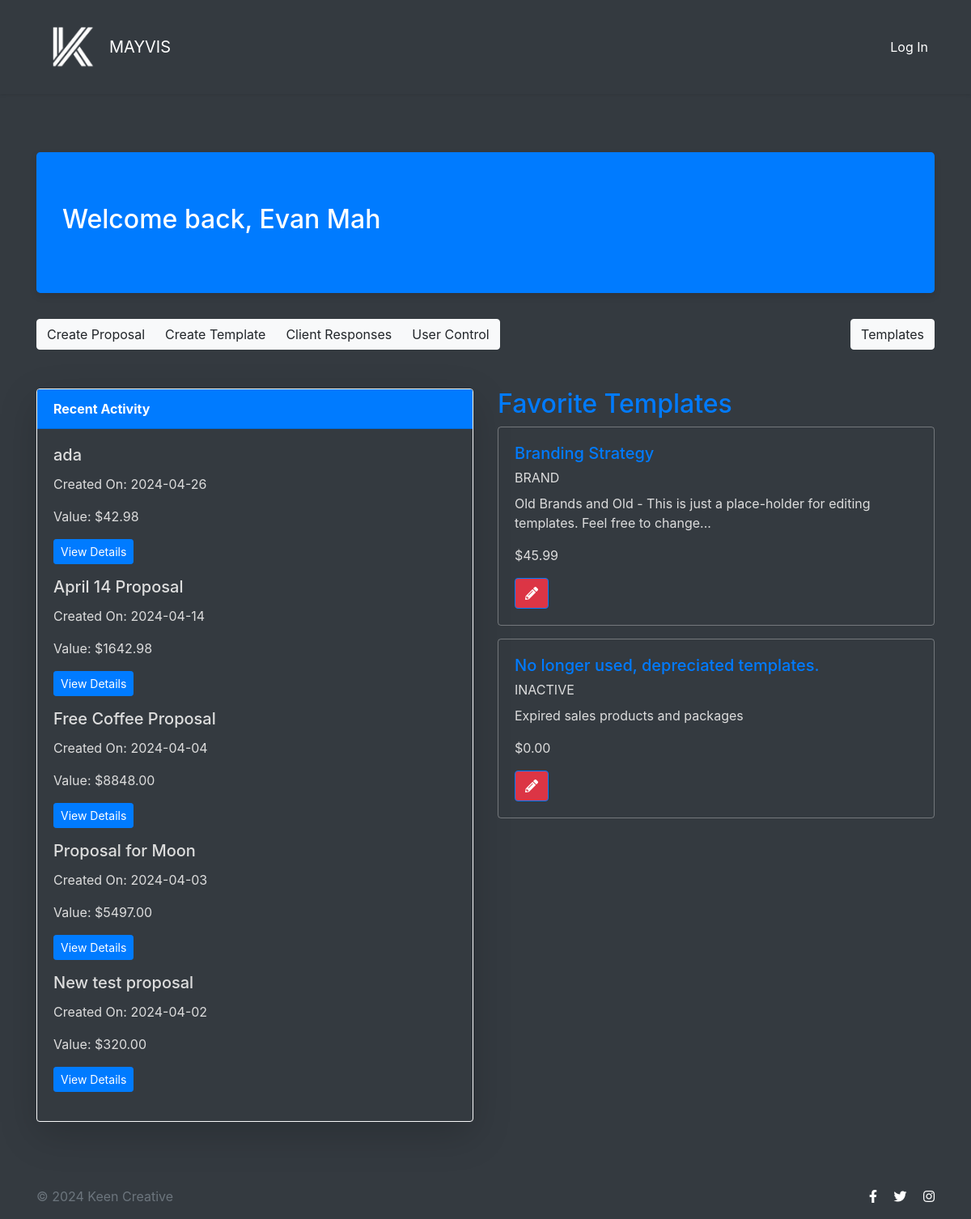
/employee-dashboard.php (signed in), run on the app's committed database.
### tables this page shows
CREATE TABLE `employees` (
  `employee_id` int(11) NOT NULL,
  `employee_first_name` text NOT NULL,
  `employee_last_name` text NOT NULL,
  `user_id` int(11) NOT NULL
);

CREATE TABLE `proposals` (
  `proposal_id` int(11) NOT NULL,
  `creation_date` date NOT NULL,
  `proposal_title` text NOT NULL,
  `proposal_letter` text NOT NULL,
  `employee_id` int(11) DEFAULT NULL,
  `client_id` int(11) DEFAULT NULL,
  `contact_id` int(11) DEFAULT NULL,
  `status` tinyint(1) DEFAULT 1,
  `approval_date` date DEFAULT NULL,
  `client_response` text DEFAULT NULL,
  `signature` text DEFAULT NULL,
  `value` decimal(12,2) DEFAULT NULL,
  `employee_creator` text DEFAULT NULL,
  `seen` tinyint(1) DEFAULT 0,
  `sent_status` int(2) NOT NULL DEFAULT 0,
  `second_sig` int(11) NOT NULL DEFAULT 0 COMMENT '0: no sig, 1: needs another, 3: has both'
);

CREATE TABLE `favourites` (
  `favourite_id` int(11) NOT NULL,
  `user_id` int(11) NOT NULL,
  `deliverable_id` int(11) NOT NULL
);

CREATE TABLE `deliverables` (
  `deliverable_id` int(11) NOT NULL,
  `title` text NOT NULL,
  `description` text NOT NULL,
  `price` decimal(10,2) DEFAULT NULL,
  `category` text NOT NULL,
  `updated_date` date DEFAULT NULL,
  `visible` tinyint(1) NOT NULL DEFAULT 1
);

### employee-dashboard.php (the view, shortened to what this page needs)
<?php
include 'includes/header-new.php';
include 'connect.php';
$user_id = $_SESSION['user_id'];
$sql = "SELECT employee_first_name, employee_last_name FROM employees WHERE user_id = ?";
$stmt = $conn->prepare($sql);
$stmt->bind_param("i", $user_id);
$stmt->execute();
$result = $stmt->get_result();
if ($result->num_rows > 0) {
    $row = $result->fetch_assoc();
    $user_name = $row['employee_first_name'] . " " . $row['employee_last_name'];
} else {
    $user_name = "Employee";
}
$favoritesQuery = "SELECT f.deliverable_id, d.category, d.title, d.description, d.price
FROM favourites AS f
JOIN deliverables AS d ON f.deliverable_id = d.deliverable_id
WHERE f.user_id = $user_id";
$favoritesResult = $conn->query($favoritesQuery);
$recentActivityQuery = "SELECT proposal_id, proposal_title AS title, creation_date, value
FROM proposals
WHERE employee_id = $user_id OR client_id = $user_id
ORDER BY creation_date DESC LIMIT 5";
$recentActivityResult = $conn->query($recentActivityQuery);
function shortenText($text, $maxChars = 100)
{
    if (strlen($text) <= $maxChars) {
        return $text;
    }
    $cutOffText = substr($text, 0, $maxChars);
    $lastSpace = strrpos($cutOffText, ' ');
    return $lastSpace === false ? $cutOffText . "..." : substr($cutOffText, 0, $lastSpace) . "...";
}
?>
<!DOCTYPE html>
<html lang="en">
<head>
    <link rel="stylesheet" href="https://stackpath.bootstrapcdn.com/bootstrap/4.5.2/css/bootstrap.min.css">
    <link rel="stylesheet" href="https://cdnjs.cloudflare.com/ajax/libs/font-awesome/5.15.3/css/all.min.css">
</head>
<body>
    <div class="container mt-5">
        <div class="jumbotron bg-primary text-white" style="box-shadow: 0px 4px 10px rgba(0, 0, 0, 0.1);">
            <div class="row align-items-center">
                <div class="col-md-8">
                    <h2>Welcome back, <?php echo htmlspecialchars($user_name); ?></h2>
                </div>
            </div>
        </div>
        <div class="row">
            <div class="col-md-8">
                <div class="btn-group" role="group" aria-label="Dashboard buttons">
                    <a href="proposal-creation.php" class="btn btn-light">Create Proposal</a>
                    <a href="create-template.php" class="btn btn-light">Create Template</a>
                    <a href="your-proposals.php" class="btn btn-light">Client Responses</a>
                    <a href="employee-usercontrol.php" class="btn btn-light">User Control</a>
                </div>
            </div>
            <div class="col-md-4 text-right">
                <a href="templates.php" class="btn btn-light">Templates</a>
            </div>
        </div>
        <div class="row mt-5">
            <div class="col-md-6">
                <div class="card bg-transparent border-light mb-3 shadow-lg">
                    <div class="card-header bg-primary text-white font-weight-bold">Recent Activity</div>
                    <div class="card-body text-light">
                        <?php if ($recentActivityResult->num_rows > 0) : ?>
                            <?php while ($row = $recentActivityResult->fetch_assoc()) : ?>
                                <div class="mb-3">
                                    <h5 class="card-title"><?php echo htmlspecialchars($row['title']); ?></h5>
                                    <p class="card-text">Created On: <?php echo htmlspecialchars($row['creation_date']); ?></p>
                                    <p class="card-text">Value: $<?php echo htmlspecialchars($row['value']); ?></p>
                                    <a href="proposal-details.php?proposal_id=<?php echo $row['proposal_id']; ?>" class="btn btn-primary btn-sm">View Details</a>
                                </div>
                            <?php endwhile; ?>
                        <?php else : ?>
                            <p class="card-text">No recent activity found.</p>
                        <?php endif; ?>
                    </div>
                </div>
            </div>
            <div class="col-md-6">
                <h2 class="text-primary">Favorite Templates</h2>
                <div id="favorite-templates">
                    <?php if ($favoritesResult->num_rows > 0) : ?>
                        <?php while ($row = $favoritesResult->fetch_assoc()) : ?>
                            <div class="card bg-transparent text-light mb-3">
                                <div class="card-body">
                                    <h5 class="card-title">
                                        <a href="update-template.php?deliverable_id=<?php echo $row['deliverable_id']; ?>">
                                            <?php echo htmlspecialchars($row['title']); ?>
                                        </a>
                                    </h5>
                                    <p class="card-subtitle mb-2"><?php echo htmlspecialchars($row['category']); ?></p>
                                    <p class="card-text"><?php echo strip_tags(shortenText($row['description'])); ?></p>
                                    <p class="card-text">$<?php echo htmlspecialchars($row['price']); ?></p>
                                    <form method="POST" action="delete-fav-template.php" onsubmit="return confirm('Are you sure you want to delete this template?');">
                                        <button type="submit" class="btn btn-danger" data-toggle="tooltip" data-placement="top" title="Delete">
                                            <i class="fas fa-pencil-alt"></i>
                                        </button>
                                    </form>
                                </div>
                            </div>
                        <?php endwhile; ?>
                    <?php else : ?>
                        <p>No favorite templates found.</p>
                    <?php endif; ?>
                </div>
            </div>
        </div>
    </div>
    <?php include 'includes/footer.php'; ?>
</body>
</html>

### includes/header-new.php (shortened to what this page needs)
<!DOCTYPE html>
<html lang="en" data-bs-theme="dark">
<head>
    <link rel="stylesheet" href="https://stackpath.bootstrapcdn.com/bootstrap/4.5.2/css/bootstrap.min.css">
    <link rel="stylesheet" href="https://cdnjs.cloudflare.com/ajax/libs/font-awesome/5.15.3/css/all.min.css">
</head>
<body class="bg-dark text-light">
    <header class="position-relative mb-4">
        <nav class="navbar navbar-expand-lg sticky-top shadow-sm">
            <div class="container">
                <a href="<?php
                            if (isset($_SESSION['user_login_status'])) {
                                if ($_SESSION['user_status'] == 0) {
                                    echo BASE_URL . "/client-dashboard.php";
                                } else {
                                    echo BASE_URL . "/employee-dashboard.php";
                                }
                            } else {
                                echo BASE_URL . "/index.php";
                            }
                            ?>" class="navbar-brand d-flex align-items-center fw-bold text-white">
                    <img src="<?php echo BASE_URL ?>/resources/keen-transparent.png" alt="Keen Logo" width="90" height="90">
                    MAYVIS
                </a>
                <div class="collapse justify-content-end navbar-collapse" id="navbarSupportedContent">
                    <ul class="navbar-nav me-auto mb-2 mb-lg-0 align-items-center">
                        <?php if (isset($_SESSION['user_login_status'])) : ?>
                            <?php
                            if ($_SESSION['user_status'] == 0) : ?>
                                <li class="nav-item"><a href="<?php echo BASE_URL ?>/client-dashboard.php" class="nav-link text-white">Dashboard</a></li>
                                <li class="nav-item me-4"><a href="<?php echo BASE_URL ?>/client-proposals.php" class="nav-link text-white">My Proposals</a></li>
                            <?php else : ?>
                                <li class="nav-item"><a href="<?php echo BASE_URL ?>/proposals.php" class="nav-link text-white">Proposals</a></li>
                                <li class="nav-item me-4"><a href="<?php echo BASE_URL ?>/templates.php" class="nav-link text-white">Templates</a></li>
                            <?php endif; ?>
                            <li class="nav-item dropdown">
                                <a class="nav-link dropdown-toggle text-white" href="#" role="button" data-toggle="dropdown" aria-haspopup="true" aria-expanded="false"><img src=<?php
                                    if (isset($_SESSION['profile_pic_filename'])) {
                                        echo "./images/thumbs-square-small/" . $_SESSION['profile_pic_filename'];
                                    } else {
                                        if (isset($_SESSION['first_name']) && isset($_SESSION['last_name'])) {
                                            echo "https://ui-avatars.com/api/?name=" . $_SESSION['first_name'] . "+" . $_SESSION['last_name'];
                                        } else {
                                            echo "https://ui-avatars.com/api/?size=48";
                                        }
                                    } ?> alt="Profile Picture" class="rounded-circle" height="48" width="48"></a>
                                <div class="dropdown-menu">
                                    <a class="dropdown-item" href="<?php echo BASE_URL ?>/profile.php">My Profile</a>
                                    <a class="dropdown-item" href="<?php echo BASE_URL ?>/login/index.php?logout">Log
                                        Out</a>
                                </div>
                            </li>
                        <?php else : ?>
                            <li><a href="<?php echo BASE_URL ?>/login/index.php" class="nav-link text-white">Log In</a>
                            </li>
                        <?php endif; ?>
                    </ul>
                </div>
            </div>
        </nav>
    </header>

### includes/footer.php (shortened to what this page needs)
<footer class="footer mt-5 py-3 bg-dark">
    <div class="container">
        <div class="row">
            <div class="col-md-6 text-left">
                <span class="text-muted">&copy; 2024 Keen Creative</span>
            </div>
            <div class="col-md-6 text-right">
                <a href="https://www.facebook.com/theKEENcreatives/" target="_blank"><i class="fab fa-facebook-f text-white mr-3"></i></a>
                <a href="https://twitter.com/KEENCreatives" target="_blank"><i class="fab fa-twitter text-white mr-3"></i></a>
                <a href="https://www.instagram.com/keencreative/" target="_blank"><i class="fab fa-instagram text-white"></i></a>
            </div>
        </div>
    </div>
</footer>

### employee-dashboard.php (style rules this page uses)
.card-body.text-light { color: #ccc; }
.card-header.bg-primary { background-color: #0062cc; }
.card.bg-transparent { background-color: transparent; border: 1px solid #ffffff50; }
.btn-primary, .btn-danger { border-color: #007bff; }
.card-text, .card-title, .card-subtitle { color: #ddd; }

### includes/footer.php (style rules this page uses)
html, body { height: 100%; margin: 0; }
body { display: flex; flex-direction: column; }
.footer { background-color: #343a40; color: white; text-align: center; padding: 10px 0; width: 100%; }

### data on the page
employees: user_name "Evan Mah"
proposals: proposal_title "ada", creation_date "2024-04-26", value "42.98"
proposals: proposal_title "April 14 Proposal", creation_date "2024-04-14", value "1642.98"
proposals: proposal_title "Free Coffee Proposal", creation_date "2024-04-04", value "8848.00"
proposals: proposal_title "Proposal for Moon", creation_date "2024-04-03", value "5497.00"
proposals: proposal_title "New test proposal", creation_date "2024-04-02", value "320.00"
favourites: deliverable.title "Branding Strategy", deliverable.category "BRAND", deliverable.description "Old Brands and Old - This is just a place-holder for editing templates. Feel free to change...", deliverable.price "45.99"
favourites: deliverable.title "No longer used, depreciated templates.", deliverable.category "INACTIVE", deliverable.description "Expired sales products and packages", deliverable.price "0.00"
